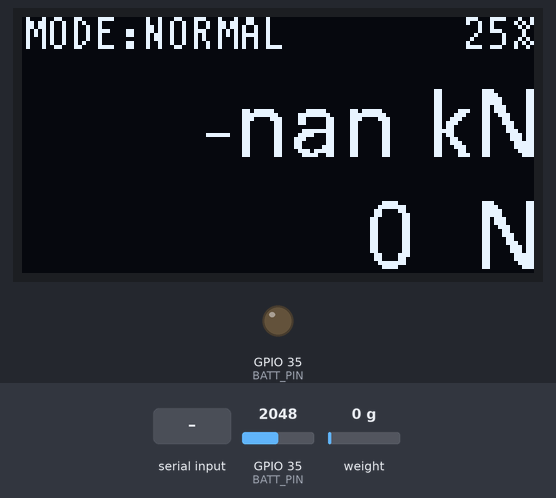
Recording of a sketch running on a simulated ESP32. Parts: 128×64 one-colour display, output pins drawn as LEDs (lit = HIGH). Wiring (inferred from the names in the program): HX711 load-cell converter: data GPIO 32; SCK GPIO 33. The inputs (shaded band) are chosen by the test bench; at power-on: GPIO 35 (BATT_PIN) = 2048, weight on the scale 0 g. EEPROM starts erased; nothing arrives over Bluetooth unless stated; pins used as bus, display or sensor lines are not drawn; what the sketch prints to the serial monitor is not drawn.

Above: at 1.8 s.
1.9 s: "1\n" received over Serial
At 3.7 s:
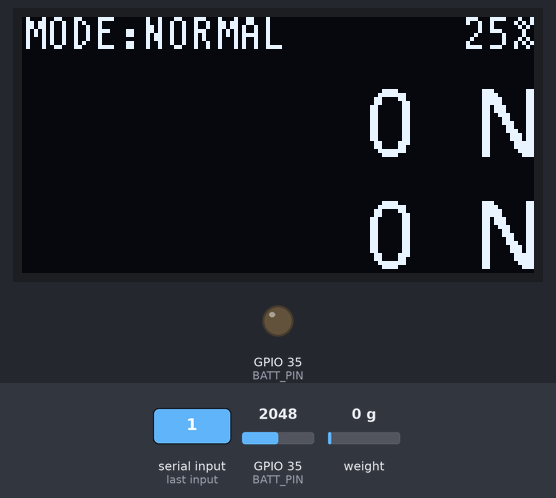
4.0 s: GPIO 35 (BATT_PIN) set to 2866
At 5.4 s:
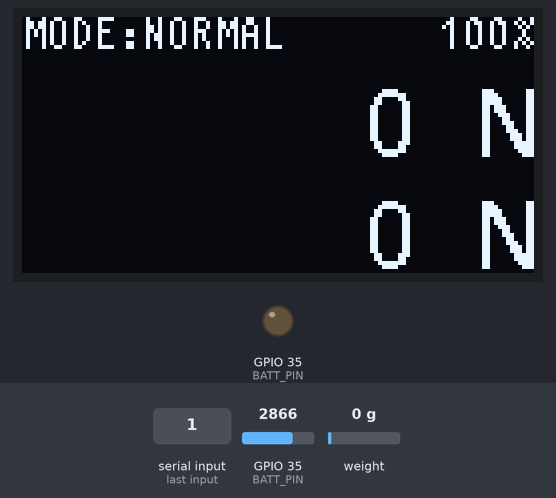
7.9 s: GPIO 35 (BATT_PIN) set to 1228
At 9.3 s:
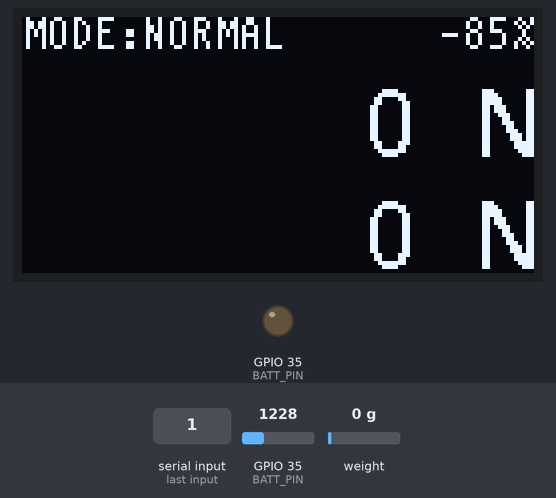
10.1 s: GPIO 35 (BATT_PIN) set to 960
At 12.3 s:
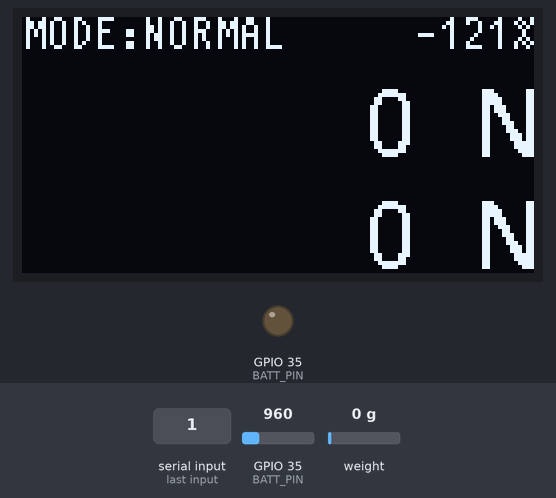
Timing chart, 0 to 13.6 s (numbered marks = the images above; inputs shaded):
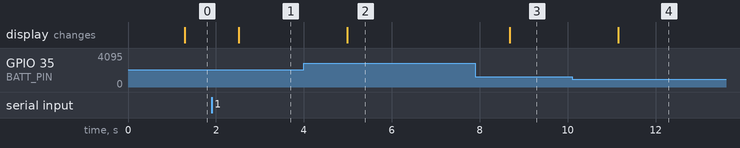

The sketch:

TensionMeter.ino
```cpp
#include "main.h"

/* 定数(パラメータ) */
const int TIMER_PERIOD_HX711_FAST = 1000;     /* us */
const int TIMER_PERIOD_HX711_SLOW = 200000;   /* us */
const int TIMER_PERIOD_OLED = 1000000;        /* us */

/* =================================================== */

void IRAM_ATTR TimerFire() {
  timer_flag = 1;
  timer_cnt++;
}

/* =================================================== */

void setup() {
  /* OLED */
  u8g2.begin();
  OLED_BootImg();

  /* 通信 */
  Serial.begin(115200);
  SerialBT.begin("TensionMeter");

  /* GPIO */
  pinMode(CLK_PIN, OUTPUT);
  pinMode(DAT_PIN, INPUT);
  pinMode(BATT_PIN, INPUT);
  pinMode(DEBUG_PIN, OUTPUT);

  /* EEPROM */
  EEPROM.begin(16);

  /* タイマー */
  timer = timerBegin(0, 80, true);
  timerAttachInterrupt(timer, &TimerFire, true);
  timerAlarmWrite(timer, TIMER_PERIOD_HX711_FAST, true);
  timerAlarmEnable(timer);
  timer_cnt_oled_max = TIMER_PERIOD_OLED / TIMER_PERIOD_HX711_FAST;
  timer_cnt_hx711_max = TIMER_PERIOD_HX711_SLOW / TIMER_PERIOD_HX711_FAST;
}

/* =================================================== */

void loop() {
  /* 受信処理 */
  BT_RxProcess();
  Serial_RxProcess();

  /* 測定開始判定 */
  /* 1.読み込み直後 -> HIGH
     2.読み込み後3.2ms -> LOW
     3.読み込み後14.9ms -> HIGH (測定準備完了)
     4.次の測定までの待ち時間
  */
  if (MeasureState == HX711_HIGH) {
    if (gpio_get_level(DAT_PIN) == 0) {
      MeasureState = HX711_LOW;
    }
  }
  if (MeasureState == HX711_LOW) {
    if (gpio_get_level(DAT_PIN) == 1) {
      MeasureState = HX711_FINISH;
    }
  }

  /* 測定 */
  if (MeasureState == HX711_FINISH) {
    HX711_RX();
    BaseReset();
    MeasureState = HX711_HIGH;
    if (speed_mode == FAST) {
      SerialSendFlag = 1;
    }
  }

  /* タイマー処理 */
  if (timer_flag == 1) {
    /* 測定開始判定 */
    if (speed_mode == SLOW) {
      timer_cnt_hx711++;
      if (timer_cnt_hx711 >= timer_cnt_hx711_max) {
        SerialSendFlag = 1;
      }
    }
    if (SerialSendFlag == 1 &&
        BaseResetMode != HX711_BASE_START &&
        BaseResetMode != HX711_BASE_MEASURE &&
        BaseResetMode != HX711_BASE_END) {
      /* 送信 */
      if (data_mode == NORMAL) {
        /* 換算 */
        EEPROM.get(EEPROM_BASE, weight_base);
        EEPROM.get(EEPROM_PROOFREAD, proofread);
        weight = (double)(weight_raw - weight_base) * (double)(proofread);

        SerialBT.print(timer_cnt); /* ms */
        SerialBT.print(",");
        SerialBT.println(weight); /* N */

        Serial.print(timer_cnt); /* ms */
        Serial.print(",");
        Serial.println(weight); /* N */
      }
      if (data_mode == RAW_DATA) {
        SerialBT.println(weight_raw - weight_base);
        Serial.println(weight_raw - weight_base);
      }
      timer_cnt_hx711 = 0;
      SerialSendFlag = 0;
    }

    /* OLEDの更新 */
    if (timer_cnt_oled >= timer_cnt_oled_max) {
      if (speed_mode == SLOW) {
        OLED_Update();
      }
      timer_cnt_oled = 0;
    } else {
      timer_cnt_oled++;
    }

    /* タイマーフラグ初期化 */
    timer_flag = 0;
  }
}
```

Function.ino
```cpp
void HX711_RX() {
  /* データ読み込み */
  weight_raw = 0;
  delayMicroseconds(1000);
  for (char i = 0; i < 24; i++) {
    gpio_set_level(CLK_PIN, 1);
    delayMicroseconds(1);
    gpio_set_level(CLK_PIN, 0);
    delayMicroseconds(1);
    weight_raw = (weight_raw << 1) | (gpio_get_level(DAT_PIN));
  }

  /*ゲイン設定
    1回 -> CHA,GAIN:128
    2回 -> CHB,GAIN:32
    3回 -> CHA,GAIN:64
  */
  gpio_set_level(CLK_PIN, 1);
  delayMicroseconds(1);
  gpio_set_level(CLK_PIN, 0);
  delayMicroseconds(1);

  /* 桁合わせ */
  weight_raw = weight_raw ^ 0x800000;

  /* 最大値の更新 */
  if (weight > weight_max) {
    weight_max = weight;
  }
}

/* =================================================== */

void BaseReset() {
  if (BaseResetMode == HX711_BASE_START) {
    SerialBT.println("Base Update");
    Serial.println("Base Update");

    u8g2.clearBuffer();
    u8g2.setFont(u8g2_font_t0_11_tf);
    u8g2.drawStr(0, 8, "MODE:CALI.");
    u8g2.sendBuffer();
    weight_base = 0;
    BaseResetMode = HX711_BASE_MEASURE;
  }
  if (BaseResetMode == HX711_BASE_MEASURE) {
    weight_base += weight_raw;
    SerialBT.println(BaseMeasureCnt, DEC);
    Serial.println(BaseMeasureCnt, DEC);
    delayMicroseconds(200000);
    BaseMeasureCnt++;
    if (BaseMeasureCnt >= (1 << 5)) {
      weight_base = weight_base >> 5;
      BaseMeasureCnt = 0;
      BaseResetMode = HX711_BASE_END;
    }
  }
  if (BaseResetMode == HX711_BASE_END) {
    EEPROM.put(EEPROM_BASE, weight_base);
    EEPROM.commit();
    SerialBT.println("Finished");
    Serial.println("Finished");
    BaseResetMode = HX711_BASE_DISABLE;
  }
}

/* =================================================== */

void ProofreadUpdate() {
  double num, num1;
  String str;
  char str1[30] = {0};

  for (char i = 2; i < RxCnt; i++) {
    str.concat((String)(RxBuff[i]));
  }
  num = (double)(str.toFloat());

  EEPROM.put(EEPROM_PROOFREAD, num);
  EEPROM.commit();

  SerialBT.println("Proofread Update");
  Serial.println("Proofread Update");
  dtostrf(num, 9, 8, str1);
  SerialBT.println(str1);
  Serial.println(str1);
}
```

OLED.ino
```cpp
void OLED_Update() {
  char str[20] = {0};
  byte x = 0;
  u8g2.clearBuffer();

  /* RUNモード */
  u8g2.setFont(u8g2_font_t0_11_tf);
  strcat(str, "MODE:");
  if(run_mode == 0)strcat(str, "NORMAL");
  else if(run_mode == 1)strcat(str, "FAST");
  else if(run_mode == 2)strcat(str, "CALI.");
  u8g2.drawStr(0, 8, str);

  /* バッテリー残量 */
  float batt = (float)(analogRead(BATT_PIN)) * 2.0 * 3.3 / 4096.0;
  batt = (batt - 3.0) * 100.0 / 1.2;
  if (batt > 100) {
    batt = 100;
  }
  dtostrf(batt, 3, 0, str);
  strcat(str, "%");
  x = u8g2.getStrWidth(str);
  u8g2.drawStr(128 - x, 8, str);

  /* 現在の張力 */
  u8g2.setFont(u8g2_font_fur17_tf );
  if (weight < 1000) {
    dtostrf(weight, 5, 0, str);
    strcat(str, "  N");
  } else {
    dtostrf(weight / 1000.0, 5, 3, str);
    strcat(str, " kN");
  }

  x = u8g2.getStrWidth(str);
  u8g2.drawStr(128 - x, 35, str);

  /* 最大張力 */
  if (weight_max < 1000) {
    dtostrf(weight_max, 5, 0, str);
    strcat(str, "  N");
  } else {
    dtostrf(weight_max / 1000.0, 5, 3, str);
    strcat(str, " kN");
  }
  x = u8g2.getStrWidth(str);
  u8g2.drawStr(128 - x, 63, str);

  /* 画面更新 */
  u8g2.sendBuffer();
}

void OLED_BootImg() {
  u8g2.clearBuffer();
  u8g2.setBitmapMode(false /* solid */);
  u8g2.setDrawColor(1);
  u8g2.drawXBM(0, 0, 128, 64, bmpdata);
  u8g2.sendBuffer();
}
```

Serial.ino
```cpp
void Serial_RxProcess() {
  while (Serial.available() > 0) {
    RxBuff[RxCnt] = (char)Serial.read();
    if (RxBuff[RxCnt] == '\n')RxFlag = 1;
    else RxCnt++;
  }
  if (RxFlag == 1)FunctionRun();
}

void BT_RxProcess() {
  while (SerialBT.available() > 0) {
    RxBuff[RxCnt] = (char)SerialBT.read();
    if (RxBuff[RxCnt] == '\n')RxFlag = 1;
    else RxCnt++;
  }
  if (RxFlag == 1)FunctionRun();
}

void FunctionRun() {
  if (RxBuff[0] == '0')BaseResetMode = HX711_BASE_START;
  else if (RxBuff[0] == '1')ProofreadUpdate();
  else if (RxBuff[0] == '2')ModeChange();
  RxCnt = 0;
  RxFlag = 0;
}

void ModeChange() {
  if (RxBuff[2] == '0') {   /* Normalモード(OLEDで測定) */
    run_mode = 0;
    data_mode = NORMAL;
    speed_mode = SLOW;

    SerialBT.println("Normal Mode");
    Serial.println("Normal Mode");
  } else if (RxBuff[2] == '1') {  /* Fastモード(衝撃試験用) */
    run_mode = 1;
    data_mode = NORMAL;
    speed_mode = FAST;

    SerialBT.println("Fast Mode");
    Serial.println("Fast Mode");

    u8g2.clearBuffer();
    u8g2.setFont(u8g2_font_t0_11_tf);
    u8g2.drawStr(0, 8, "MODE:FAST");
    u8g2.sendBuffer();
  } else if (RxBuff[2] == '2') {  /* キャリブレーション用 */
    run_mode = 2;
    data_mode = RAW_DATA;
    speed_mode = SLOW;

    SerialBT.println("Calibration Mode");
    Serial.println("Calibration Mode");
  } else {
    data_mode = NORMAL;
    speed_mode = SLOW;
  }
}
```

Source omitted: main.h (data table, 7565 bytes)

Measured:
- after the input at 1.9 s, the display: changes after 0.62 s (image 1)
- after the input at 4.0 s, the display: changes after 0.99 s (image 2)
- after the input at 7.9 s, the display: changes after 0.78 s (image 3)
- after the input at 10.1 s, the display: changes after 1.0 s (image 4)
